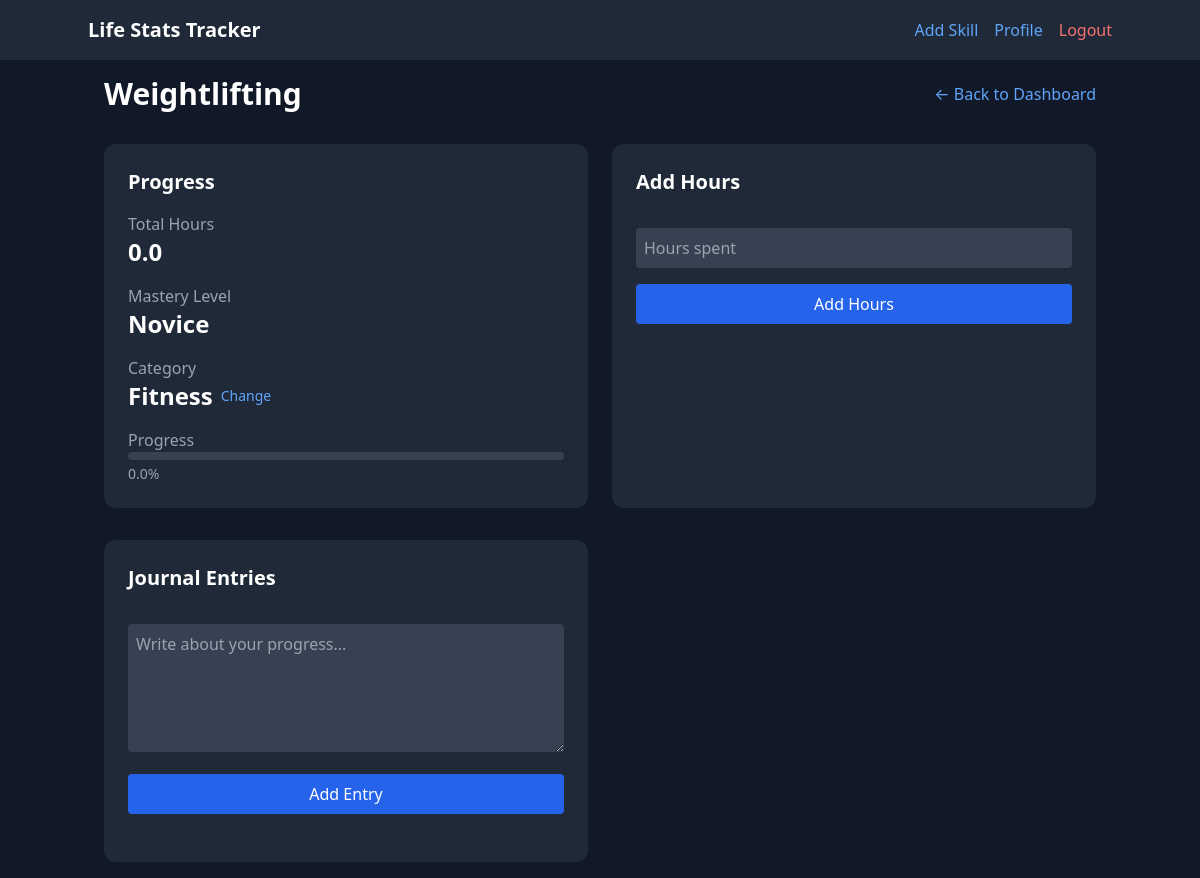
Page /skill/4 (signed in) on the committed database.
### app/models/skill.py (models this page shows, shortened)
class Skill(db.Model):
    __tablename__ = 'skill'
    id = db.Column(db.Integer, primary_key=True)
    name = db.Column(db.String(80), nullable=False)
    description = db.Column(db.Text)
    created_at = db.Column(db.DateTime, default=datetime.utcnow)
    category_id = db.Column(db.Integer, db.ForeignKey('category.id'), nullable=False)
    total_hours = db.Column(db.Float, default=0.0)
    mastery_percentage = db.Column(db.Float, default=0.0)
    level = db.Column(db.Integer, default=1)
    target_hours = db.Column(db.Float, default=10000.0)  # Default to 10,000 hour rule
    level_threshold = db.Column(db.Float, default=10.0)  # Hours needed per level
    journal_entries = db.relationship('JournalEntry', backref='skill', lazy=True)
    def get_level_name(self):
        if self.mastery_percentage < 10:
            return "Novice"
        elif self.mastery_percentage < 25:
            return "Apprentice"
        elif self.mastery_percentage < 50:
            return "Intermediate"
        elif self.mastery_percentage < 75:
            return "Advanced"
        elif self.mastery_percentage < 100:
            return "Expert"
        else:
            return "Master"

### app/models/category.py (models this page shows, shortened)
class Category(db.Model):
    __tablename__ = 'category'
    id = db.Column(db.Integer, primary_key=True)
    name = db.Column(db.String(80), nullable=False)
    description = db.Column(db.Text)
    created_at = db.Column(db.DateTime, default=datetime.utcnow)
    user_id = db.Column(db.Integer, db.ForeignKey('user.id'), nullable=False)
    parent_id = db.Column(db.Integer, db.ForeignKey('category.id'))
    skills = db.relationship('Skill', backref='category', lazy=True)
    subcategories = db.relationship('Category',
                                  backref=db.backref('parent', remote_side=[id]),
                                  lazy=True)
    total_hours = db.Column(db.Float, default=0.0)
    mastery_percentage = db.Column(db.Float, default=0.0)

### app/routes/main.py (the view)
@bp.route('/skill/<int:skill_id>')
@login_required
def skill_detail(skill_id):
    skill = Skill.query.get_or_404(skill_id)
    if skill.category.user_id != current_user.id:
        return redirect(url_for('main.index'))
    categories = Category.query.filter_by(user_id=current_user.id).all()
    return render_template('skill_detail.html', skill=skill, categories=categories)

### app/__init__.py (called while the page is built)
def create_app(config_class=Config):
    instance_path = os.path.join(os.getcwd(), 'instance')
    app = Flask(__name__, instance_path=instance_path, instance_relative_config=True)
    app.config.from_object(config_class)
    os.makedirs(app.instance_path, exist_ok=True)
    print(f"Instance path: {app.instance_path}")
    db.init_app(app)
    login_manager.init_app(app)
    migrate.init_app(app, db)
    csrf.init_app(app)
    from .models import User, Category, Skill, JournalEntry
    @login_manager.user_loader
    def load_user(user_id):
        return User.query.get(int(user_id))
    from app.routes import auth, skills, main
    app.register_blueprint(auth.bp)
    app.register_blueprint(skills.bp)
    app.register_blueprint(main.bp)
    return app

### app/templates/skill_detail.html (shortened to what this page needs)
{% extends "base.html" %}
{% block content %}
<div class="space-y-8">
    <div class="flex justify-between items-center">
        <h1 class="text-3xl font-bold">{{ skill.name }}</h1>
        <a href="{{ url_for('main.index') }}" class="text-blue-400 hover:text-blue-300">← Back to Dashboard</a>
    </div>
    <div class="grid md:grid-cols-2 gap-6">
        <div class="bg-gray-800 p-6 rounded-xl">
            <h2 class="text-xl font-bold mb-4">Progress</h2>
            <div class="space-y-4">
                <div>
                    <p class="text-gray-400">Total Hours</p>
                    <p class="text-2xl font-bold">{{ skill.total_hours }}</p>
                </div>
                <div>
                    <p class="text-gray-400">Mastery Level</p>
                    <p class="text-2xl font-bold">{{ skill.get_level_name() }}</p>
                </div>
                <div>
                    <p class="text-gray-400">Category</p>
                    <div class="flex items-center">
                        <p class="text-2xl font-bold">{{ skill.category.name }}</p>
                        <button id="change-category-btn" class="ml-2 text-sm text-blue-400 hover:text-blue-300">
                            Change
                        </button>
                    </div>
                </div>
                <div>
                    <p class="text-gray-400">Progress</p>
                    <div class="w-full bg-gray-700 rounded-full h-2">
                    </div>
                    <p class="text-sm text-gray-400 mt-1">{{ "%.1f"|format(skill.mastery_percentage) }}%</p>
                </div>
            </div>
        </div>
        <div class="bg-gray-800 p-6 rounded-xl">
            <h2 class="text-xl font-bold mb-4">Add Hours</h2>
            <form id="add-hours-form" class="space-y-4">
                <input type="number" name="hours" placeholder="Hours spent" step="0.1" min="0" required
                       class="w-full p-2 rounded bg-gray-700 text-white">
                <button type="submit" class="w-full bg-blue-600 hover:bg-blue-500 text-white px-4 py-2 rounded">
                    Add Hours
                </button>
            </form>
        </div>
    </div>
    <div class="grid md:grid-cols-2 gap-6">
        <div class="bg-gray-800 p-6 rounded-xl">
            <h2 class="text-xl font-bold mb-4">Journal Entries</h2>
            <form id="journal-form" class="space-y-4">
                <textarea name="content" placeholder="Write about your progress..." required
                          class="w-full p-2 rounded bg-gray-700 text-white h-32"></textarea>
                <button type="submit" class="w-full bg-blue-600 hover:bg-blue-500 text-white px-4 py-2 rounded">
                    Add Entry
                </button>
            </form>
        </div>
    </div>
</div>
{% endblock %}

### rows in the picture
Skill: name "Weightlifting", total_hours "0.0", get_level_name "Novice", mastery_percentage "0.0"
Category: category.name "Fitness"
